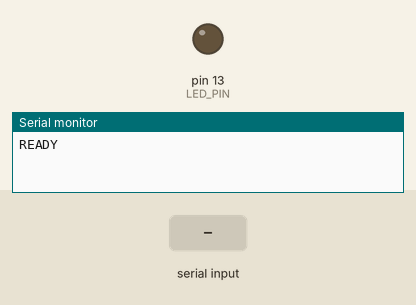
The sketch below on a simulated Arduino Uno, built with avr-gcc and run on an emulated ATmega328P. Parts: output pins drawn as LEDs (lit = HIGH), the last lines printed to the serial monitor. The test bench sets the inputs (shaded band).

Above: at 1.7 s.
1.8 s: "1" received over Serial
At 2.5 s:
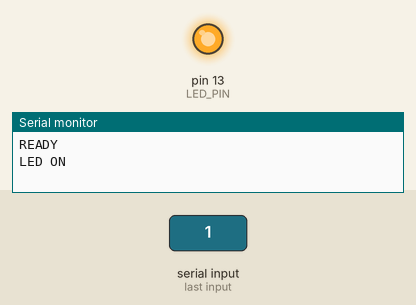
3.3 s: "0" received over Serial
At 3.6 s:
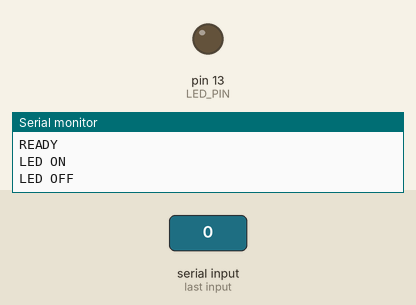
Timing chart, 0 to 6.3 s (numbered marks = the images above; inputs shaded):
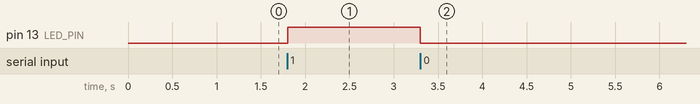

Measured:
- after the input at 1.8 s, pin 13 (LED_PIN): LOW → HIGH at once
- after the input at 3.3 s, pin 13 (LED_PIN): HIGH → LOW at once

The sketch:

arduino_led_controller.ino
```cpp
/*
  PHP -> USB Serial -> Arduino LED Controller

  Commands:
    1 = LED ON
    0 = LED OFF

  Built-in LED: Arduino Uno pin 13.
*/

const int LED_PIN = 13;

void setup()
{
  pinMode(LED_PIN, OUTPUT);
  digitalWrite(LED_PIN, LOW);

  Serial.begin(9600);
  delay(500);

  Serial.println("READY");
}

void loop()
{
  if (Serial.available() > 0)
  {
    char command = Serial.read();

    if (command == '1')
    {
      digitalWrite(LED_PIN, HIGH);
      Serial.println("LED ON");
    }
    else if (command == '0')
    {
      digitalWrite(LED_PIN, LOW);
      Serial.println("LED OFF");
    }
  }
}
```
